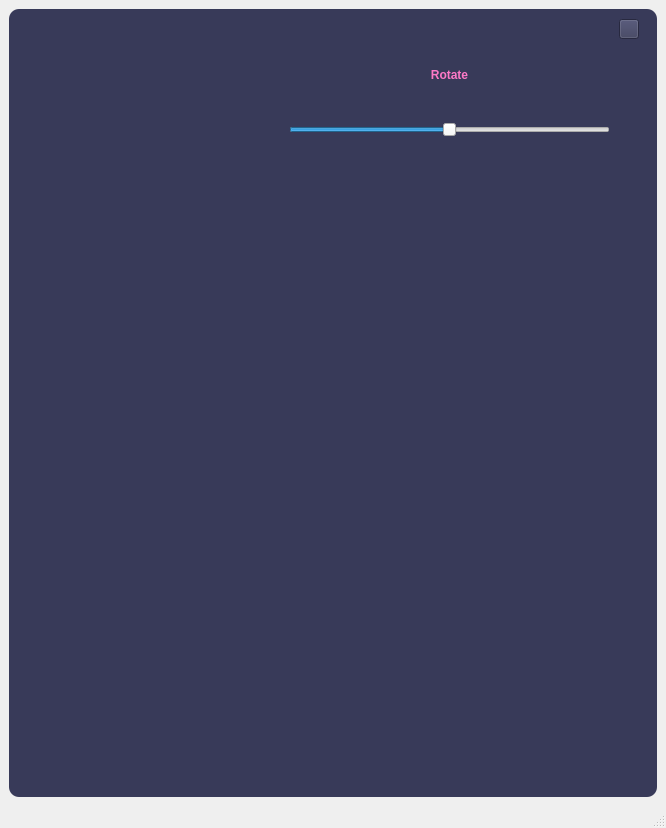
<?xml version="1.0" encoding="UTF-8"?>
<ui version="4.0">
 <class>RotationWindow</class>
 <widget class="QMainWindow" name="RotationWindow">
  <property name="geometry">
   <rect>
    <x>0</x>
    <y>0</y>
    <width>666</width>
    <height>828</height>
   </rect>
  </property>
  <property name="windowTitle">
   <string>MainWindow</string>
  </property>
  <widget class="QWidget" name="centralwidget">
   <layout class="QVBoxLayout" name="verticalLayout">
    <item>
     <widget class="QFrame" name="frame">
      <property name="font">
       <font>
        <weight>75</weight>
        <bold>true</bold>
       </font>
      </property>
      <property name="styleSheet">
       <string notr="true">QFrame {
	background-color: rgb(56,58,89);
	color:rgb(220,220,220);
	border-radius : 10px;
}</string>
      </property>
      <property name="frameShape">
       <enum>QFrame::StyledPanel</enum>
      </property>
      <property name="frameShadow">
       <enum>QFrame::Raised</enum>
      </property>
      <widget class="QLabel" name="label_original_image">
       <property name="geometry">
        <rect>
         <x>20</x>
         <y>10</y>
         <width>241</width>
         <height>201</height>
        </rect>
       </property>
       <property name="text">
        <string/>
       </property>
       <property name="pixmap">
        <pixmap>1.jpeg</pixmap>
       </property>
      </widget>
      <widget class="QLabel" name="label_desqription">
       <property name="geometry">
        <rect>
         <x>290</x>
         <y>40</y>
         <width>301</width>
         <height>51</height>
        </rect>
       </property>
       <property name="font">
        <font>
         <pointsize>9</pointsize>
         <weight>75</weight>
         <bold>true</bold>
        </font>
       </property>
       <property name="styleSheet">
        <string notr="true">color:rgb(254,121,199);</string>
       </property>
       <property name="text">
        <string>Rotate</string>
       </property>
       <property name="textFormat">
        <enum>Qt::PlainText</enum>
       </property>
       <property name="alignment">
        <set>Qt::AlignCenter</set>
       </property>
      </widget>
      <widget class="QLabel" name="label">
       <property name="geometry">
        <rect>
         <x>20</x>
         <y>240</y>
         <width>601</width>
         <height>511</height>
        </rect>
       </property>
       <property name="text">
        <string/>
       </property>
       <property name="pixmap">
        <pixmap>2.jpg</pixmap>
       </property>
      </widget>
      <widget class="QSlider" name="horizontalSlider">
       <property name="geometry">
        <rect>
         <x>280</x>
         <y>110</y>
         <width>321</width>
         <height>22</height>
        </rect>
       </property>
       <property name="minimum">
        <number>-180</number>
       </property>
       <property name="maximum">
        <number>180</number>
       </property>
       <property name="pageStep">
        <number>15</number>
       </property>
       <property name="value">
        <number>0</number>
       </property>
       <property name="sliderPosition">
        <number>0</number>
       </property>
       <property name="orientation">
        <enum>Qt::Horizontal</enum>
       </property>
      </widget>
      <widget class="QPushButton" name="pushButton_7">
       <property name="geometry">
        <rect>
         <x>610</x>
         <y>10</y>
         <width>20</width>
         <height>20</height>
        </rect>
       </property>
       <property name="styleSheet">
        <string notr="true">background-color: rgb(56,58,89);</string>
       </property>
       <property name="text">
        <string/>
       </property>
       <property name="icon">
        <iconset>
         <normaloff>exit2.png</normaloff>exit2.png</iconset>
       </property>
       <property name="iconSize">
        <size>
         <width>20</width>
         <height>20</height>
        </size>
       </property>
      </widget>
     </widget>
    </item>
   </layout>
  </widget>
  <widget class="QStatusBar" name="statusbar"/>
 </widget>
 <resources/>
 <connections/>
</ui>
